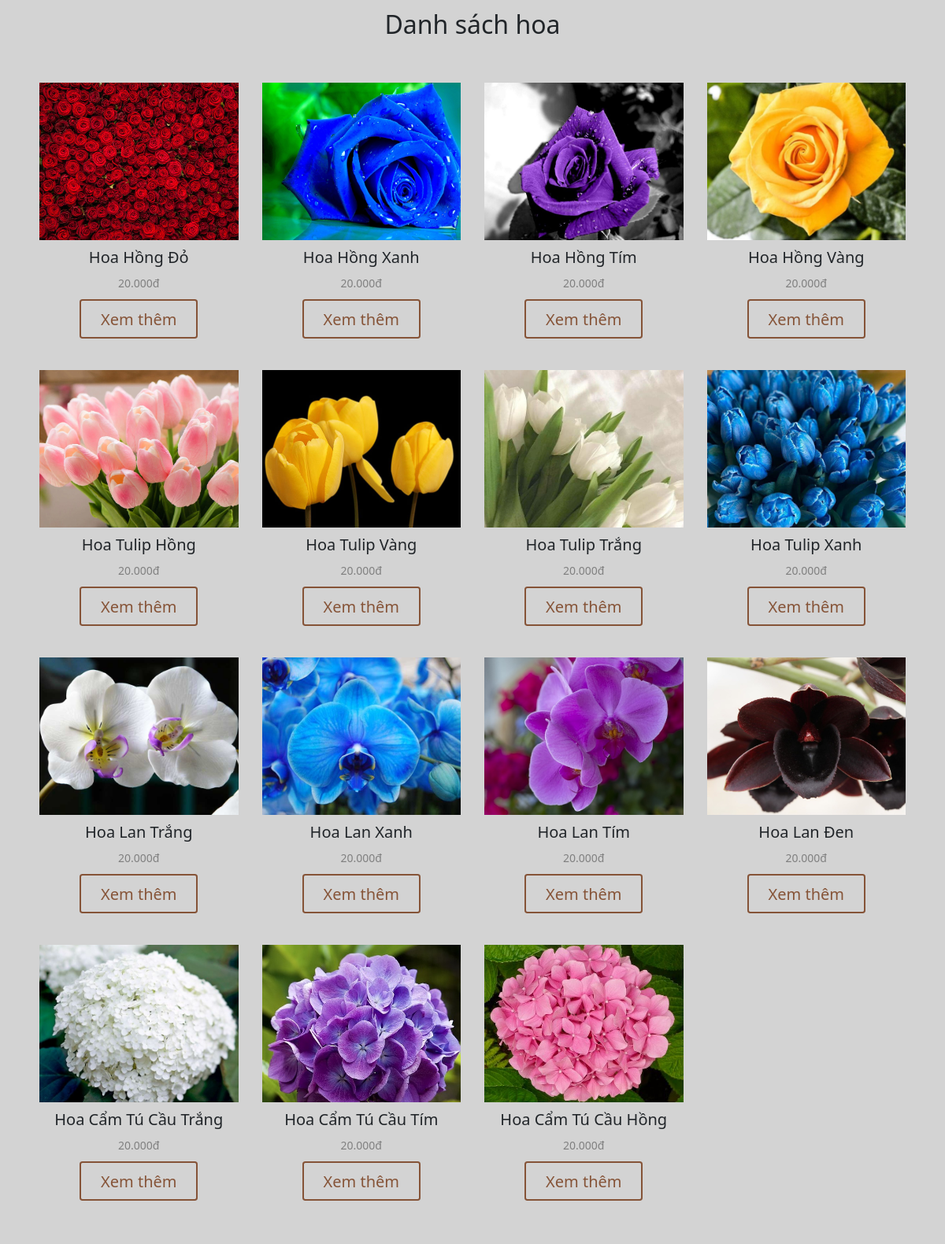
/myhome/home_page (lower part), run on an earlier commit of the app's database.
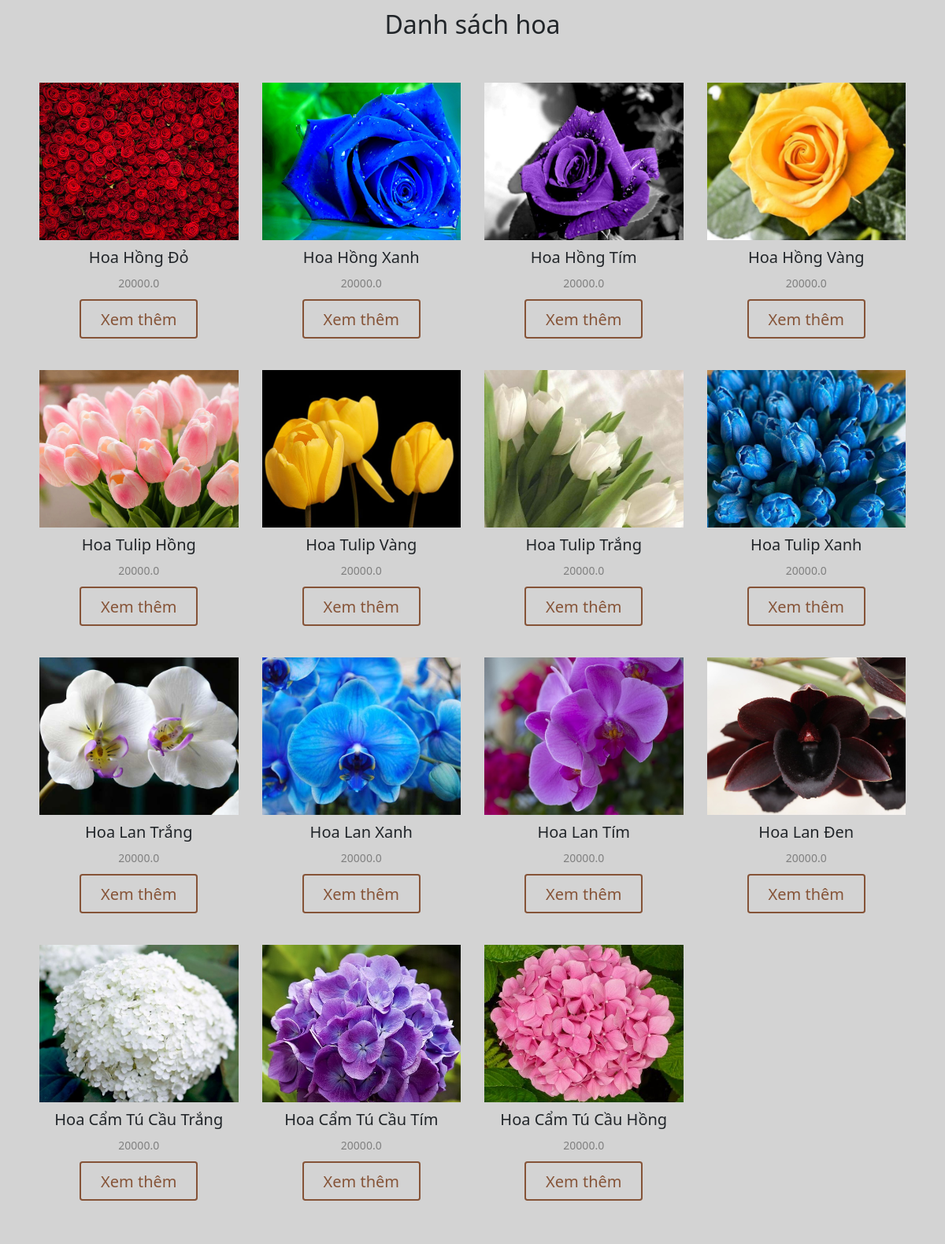
And on a later commit of the database.
### myhome/models.py (models this page shows)
class flowers (models.Model):
    ms = models.CharField(max_length=100)
    name= models.TextField()
    price = models.FloatField()
    image = models.ImageField(null=True)
    description = models.TextField()
    number = models.IntegerField()

### myhome/views.py (the view)
# urls.py: path('/home_page',views.home_page),
def home_page (request):
    Data1 ={'flowers':flowers.objects.all()}
    return render (request,'nguoidung/home.html',Data1)

### myhome/templates/nguoidung/home.html
{% extends "nguoidung/base.html" %}
{% block content%}
<main>
    <section class="menu" id="menu">
        <h1>Danh sách hoa</h1>
        <div class="container">
            <div class="row gx-2 gy-3">
                {% for flower in flowers %}
                <div class="col-12 col-md-6 col-lg-4 col-xl-3 text-center p-4 menu-item">
                    <img src="{{flower.image.url}}" width="50%" class="image_flower">
                    <h3>{{flower.name}}</h3>
                    <p>{{flower.price}}</p>
                    <a href="flower_detail/{{flower.id}}" class="btn">Xem thêm</a>
                </div>
                {% endfor %}
            </div>
        </div>
    </section>
</main>
{% endblock %}

### myhome/templates/nguoidung/base.html (shortened to what this page needs)
{% extends "nguoidung/index.html" %}
{% block body %}
<head>
    <link rel="stylesheet" href="https://cdn.jsdelivr.net/npm/bootstrap@5.2.1/dist/css/bootstrap.min.css">
    <link rel="stylesheet" href="https://cdnjs.cloudflare.com/ajax/libs/font-awesome/6.2.0/css/all.min.css">
</head>
<body>
    {% block content %}
    {% endblock %}
</body>
{% endblock %}

### myhome/templates/nguoidung/index.html (shortened to what this page needs)
<!DOCTYPE html>
<html lang="en">
<html lang="en">
<head>
    <link rel="stylesheet" href="https://cdnjs.cloudflare.com/ajax/libs/font-awesome/5.15.4/css/all.min.css" />
    <link href="https://cdn.jsdelivr.net/npm/bootstrap@5.0.2/dist/css/bootstrap.min.css" rel="stylesheet"
>
</head>
<body>
    {% block body %} {% endblock %}
</body>
</html>

### myhome/templates/nguoidung/base.html (style rules this page uses)
* { padding: 0; margin: 0; box-sizing: 0; }
:root { --border: 2px solid grey; --boxshadow: 0 5px 20px grey; --black: black; --white: white; --primary: lightblue; --lightgrey: lightgrey; --gray: gray; }
html { font-size: 10px; }
:root { --text-color: #ffffff; --bg-color: #007bff; --bg-hover: #0056b3; }
.btn { display: block; width: 15rem; height: 5rem; text-align: center; line-height: 4rem; font-size: 2rem; color: var(--text-color); border: 2px solid var(--text-color); background-color: var(--bg-color); margin: 1.5rem 0; text-decoration: none; transition: all 0.3s; }
#menu { background: lightgrey; padding: 4rem 1rem; }
#menu h1 { text-align: center; font-size: 3.2rem; margin-bottom: 4rem; }
#menu h3 { font-size: 2rem; margin: 1rem 0; }
#menu p { font-size: 1.4rem; color: gray; }
#menu .btn { display: block; width: 15rem; height: 5rem; text-align: center; line-height: 4rem; font-size: 2rem; color: rgba(120, 61, 28, 0.847); border: 2px solid rgba(120, 61, 28, 0.847); background-color: transparent; margin: auto; text-decoration: none; transition: all 0.3s; }
#menu .menu-item { transition: all 0.5s; }
.menu-item img { width: 100%; height: 200px; object-fit: cover; object-position: center center; }

What changed in the data, as far as the page shows it:
changed flowers "Hoa Hồng Đỏ": price "20.000đ" → "20000.0"
changed flowers "Hoa Hồng Xanh": price "20.000đ" → "20000.0"
changed flowers "Hoa Hồng Tím": price "20.000đ" → "20000.0"
changed flowers "Hoa Hồng Vàng": price "20.000đ" → "20000.0"
changed flowers "Hoa Tulip Hồng": price "20.000đ" → "20000.0"
changed flowers "Hoa Tulip Vàng": price "20.000đ" → "20000.0"
changed flowers "Hoa Tulip Trắng": price "20.000đ" → "20000.0"
changed flowers "Hoa Tulip Xanh": price "20.000đ" → "20000.0"
changed flowers "Hoa Lan Trắng": price "20.000đ" → "20000.0"
changed flowers "Hoa Lan Xanh": price "20.000đ" → "20000.0"
changed flowers "Hoa Lan Tím": price "20.000đ" → "20000.0"
changed flowers "Hoa Lan Đen": price "20.000đ" → "20000.0"
changed flowers "Hoa Cẩm Tú Cầu Trắng": price "20.000đ" → "20000.0"
changed flowers "Hoa Cẩm Tú Cầu Tím": price "20.000đ" → "20000.0"
changed flowers "Hoa Cẩm Tú Cầu Hồng": price "20.000đ" → "20000.0"
